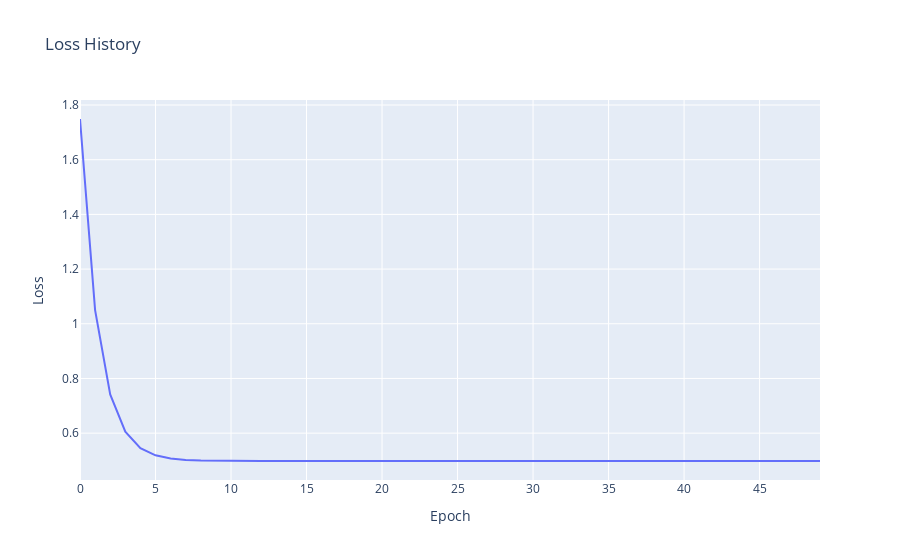

Here is the notebook cell this chart was saved with:
### Code cell
fig = go.Figure()
fig.add_trace(go.Scatter(y=history))
fig.update_layout(
    title="Loss History",
    xaxis_title="Epoch",
    yaxis_title="Loss"
)
fig.show()

### Figure 1 — Plotly figure (JSON) as saved in the notebook; plotly's stock layout.template omitted (floating-point values rounded to 4 significant figures)
{"data": [{"type": "scatter", "y": [1.749, 1.05, 0.7416, 0.6055, 0.5454, 0.5189, 0.5073, 0.5021, 0.4999, 0.4989, 0.4985, 0.4983, 0.4982, 0.4982, 0.4982, 0.4981, 0.4981, 0.4981, 0.4981, 0.4981, 0.4981, 0.4981, 0.4981, 0.4981, 0.4981, 0.4981, 0.4981, 0.4981, 0.4981, 0.4981, 0.4981, 0.4981, 0.4981, 0.4981, 0.4981, 0.4981, 0.4981, 0.4981, 0.4981, 0.4981, 0.4981, 0.4981, 0.4981, 0.4981, 0.4981, 0.4981, 0.4981, 0.4981, 0.4981, 0.4981]}], "layout": {"title": {"text": "Loss History"}, "xaxis": {"title": {"text": "Epoch"}}, "yaxis": {"title": {"text": "Loss"}}}}
